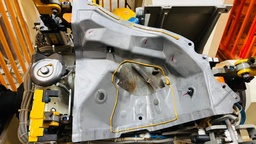
#> input picture WhatsApp Image 2026-10-13 at 19.11.31.jpeg, 256 x 144 px, shrunk from 1280 x 720 before the run
$ python generate_dataset.py
#> lines starting #> are read from the running program, lines starting #| are printed output that depends on the picture
"""
Synthetic Dataset Generator for Automotive Sealant Bead Inspection.
Creates photorealistic defect variations (Pass, Missing, Gaps, Misplaced)
using OpenCV inpainting and morphological defect injection.
"""

import os
import random
import cv2
import numpy as np


def apply_photometric_jitter(img):
    """Simulate industrial lighting shifts, slight glare, and sensor noise."""
    out = img.astype(np.float32)

    # Brightness & Contrast
    alpha = random.uniform(0.85, 1.15) # Contrast
    beta = random.uniform(-18.0, 18.0) # Brightness
    out = out * alpha + beta

    # Color balance jitter (minor Kelvin shift)
    for c in range(3):
        out[:, :, c] *= random.uniform(0.95, 1.05)

    out = np.clip(out, 0, 255).astype(np.uint8)

    # Sensor noise
    if random.random() > 0.4:
        noise = np.random.normal(0, random.uniform(1.5, 4.0), out.shape)
        out = np.clip(out.astype(np.float32) + noise, 0, 255).astype(np.uint8)

    # Slight camera defocus
    if random.random() > 0.5:
        ksize = random.choice([3, 5])
        out = cv2.GaussianBlur(out, (ksize, ksize), 0)

    return out


def apply_geometric_jitter(img, mask_paste=None, max_shift=6, max_rot=2.0):
    """Simulate minor fixture mechanical clamping tolerances."""
    h, w = img.shape[:2]
    angle = random.uniform(-max_rot, max_rot)
    tx = random.uniform(-max_shift, max_shift)
    ty = random.uniform(-max_shift, max_shift)

    M = cv2.getRotationMatrix2D((w / 2, h / 2), angle, 1.0)
    M[0, 2] += tx
    M[1, 2] += ty

    img_warped = cv2.warpAffine(img, M, (w, h), borderMode=cv2.BORDER_REFLECT_101)
    if mask_paste is not None:
        mask_warped = cv2.warpAffine(mask_paste, M, (w, h), borderMode=cv2.BORDER_CONSTANT, borderValue=0)
        return img_warped, mask_warped
    return img_warped


def blend_paste_on_metal(bare_metal, golden_img, paste_mask):
    """Blends genuine yellow paste texture onto bare metal using the specified paste mask."""
    result = bare_metal.copy()
    result[paste_mask > 0] = golden_img[paste_mask > 0]
    return result


def create_gap_defect(paste_mask, num_gaps=2, gap_size=40):
    """Punch gaps / breaks along the bead path."""
    out_mask = paste_mask.copy()
    ys, xs = np.where(paste_mask > 0)
    if len(ys) == 0:
        return out_mask

    for _ in range(num_gaps):
        idx = random.randint(0, len(ys) - 1)
        cy, cx = ys[idx], xs[idx]
        cv2.circle(out_mask, (cx, cy), gap_size, 0, -1)

    return out_mask


def create_misplaced_defect(bare_metal, golden_img, paste_mask, zone="random"):
    """Shifts or warps beads outside the nominal stamped groove."""
    h, w = paste_mask.shape[:2]
    misplaced_mask = np.zeros_like(paste_mask)

    # Pick shift direction
    shift_x = random.choice([-1, 1]) * random.randint(25, 45)
    shift_y = random.choice([-1, 1]) * random.randint(20, 40)

    M = np.float32([[1, 0, shift_x], [0, 1, shift_y]])
    shifted_mask = cv2.warpAffine(paste_mask, M, (w, h), borderMode=cv2.BORDER_CONSTANT, borderValue=0)

    # Paste the shifted bead
    result = bare_metal.copy()
    # Sample bead color/texture
    shifted_pixels = cv2.warpAffine(golden_img, M, (w, h), borderMode=cv2.BORDER_REFLECT)
    result[shifted_mask > 0] = shifted_pixels[shifted_mask > 0]

    return result


def generate_dataset(base_dir=None, num_train_per_class=40, num_val_per_class=10):
#> called with num_train_per_class = 40, num_val_per_class = 10
    if base_dir is None:
        base_dir = os.path.dirname(os.path.abspath(__file__))

    golden_img = cv2.imread(os.path.join(base_dir, 'WhatsApp Image 2026-10-13 at 19.11.31.jpeg'))
#> golden_img is the input picture: shape (144, 256, 3); mean B, G, R 100.3, 119.9, 136.3
    bare_metal = cv2.imread(os.path.join(base_dir, 'golden_bare_metal.jpg'))
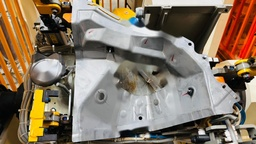
#> input picture golden_bare_metal.jpg, 256 x 144 px, shrunk from 1280 x 720 before the run
#> bare_metal is the input picture: shape (144, 256, 3); mean B, G, R 100.2, 118.8, 134.7
    golden_all = cv2.imread(os.path.join(base_dir, 'golden_mask.png'), cv2.IMREAD_GRAYSCALE)
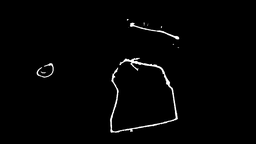
#> input picture golden_mask.png, 256 x 144 px, shrunk from 1280 x 720 before the run
#> golden_all is the input picture: shape (144, 256); min 0, max 255, mean 3.9
    golden_cup = cv2.imread(os.path.join(base_dir, 'golden_cup_mask.png'), cv2.IMREAD_GRAYSCALE)
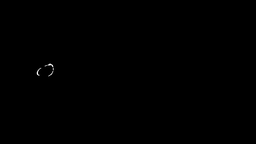
#> input picture golden_cup_mask.png, 256 x 144 px, shrunk from 1280 x 720 before the run
#> golden_cup is the input picture: shape (144, 256); min 0, max 255, mean 0.2
    golden_flange = cv2.imread(os.path.join(base_dir, 'golden_flange_mask.png'), cv2.IMREAD_GRAYSCALE)
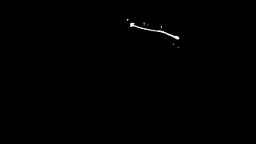
#> input picture golden_flange_mask.png, 256 x 144 px, shrunk from 1280 x 720 before the run
#> golden_flange is the input picture: shape (144, 256); min 0, max 255, mean 0.6
    golden_cutout = cv2.imread(os.path.join(base_dir, 'golden_cutout_mask.png'), cv2.IMREAD_GRAYSCALE)
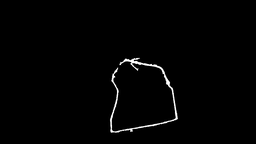
#> input picture golden_cutout_mask.png, 256 x 144 px, shrunk from 1280 x 720 before the run
#> golden_cutout is the input picture: shape (144, 256); min 0, max 255, mean 2.9

    classes = ["PASS_CORRECT", "FAIL_MISSING", "FAIL_GAP_DEFECT", "FAIL_MISPLACED"]
    dataset_dir = os.path.join(base_dir, 'dataset')
    test_samples_dir = os.path.join(base_dir, 'test_samples')

    for split in ['train', 'val']:
        for cls_name in classes:
            os.makedirs(os.path.join(dataset_dir, split, cls_name), exist_ok=True)
    os.makedirs(test_samples_dir, exist_ok=True)

    print("Generating training and validation datasets...")

    for split, count in [('train', num_train_per_class), ('val', num_val_per_class)]:
        for i in range(count):
            # 1. PASS_CORRECT
            mask_p = golden_all.copy()
            if random.random() > 0.5:
                # Slight width variation
                k = cv2.getStructuringElement(cv2.MORPH_ELLIPSE, (3, 3))
                mask_p = cv2.dilate(mask_p, k) if random.random() > 0.5 else cv2.erode(mask_p, k)
            img_pass = blend_paste_on_metal(bare_metal, golden_img, mask_p)
            img_pass = apply_geometric_jitter(img_pass)
            img_pass = apply_photometric_jitter(img_pass)
            cv2.imwrite(os.path.join(dataset_dir, split, "PASS_CORRECT", f"pass_{i:04d}.jpg"), img_pass)

            # 2. FAIL_MISSING
            missing_mode = random.choice(["all", "cup", "flange", "cutout", "cup_flange"])
            if missing_mode == "all":
                mask_m = np.zeros_like(golden_all)
            elif missing_mode == "cup":
                mask_m = golden_flange | golden_cutout
            elif missing_mode == "flange":
                mask_m = golden_cup | golden_cutout
            elif missing_mode == "cutout":
                mask_m = golden_cup | golden_flange
            else:
                mask_m = golden_cutout

            img_missing = blend_paste_on_metal(bare_metal, golden_img, mask_m)
            img_missing = apply_geometric_jitter(img_missing)
            img_missing = apply_photometric_jitter(img_missing)
            cv2.imwrite(os.path.join(dataset_dir, split, "FAIL_MISSING", f"missing_{i:04d}.jpg"), img_missing)

            # 3. FAIL_GAP_DEFECT
            target_mask = random.choice([golden_cutout, golden_flange, golden_all])
            gapped = create_gap_defect(target_mask, num_gaps=random.randint(1, 3), gap_size=random.randint(25, 45))
            full_gap_mask = (golden_all & ~target_mask) | gapped
            img_gap = blend_paste_on_metal(bare_metal, golden_img, full_gap_mask)
            img_gap = apply_geometric_jitter(img_gap)
            img_gap = apply_photometric_jitter(img_gap)
            cv2.imwrite(os.path.join(dataset_dir, split, "FAIL_GAP_DEFECT", f"gap_{i:04d}.jpg"), img_gap)

            # 4. FAIL_MISPLACED
            misplace_target = random.choice([golden_cutout, golden_flange, golden_all])
            img_misplaced = create_misplaced_defect(bare_metal, golden_img, misplace_target)
            img_misplaced = apply_photometric_jitter(img_misplaced)
            cv2.imwrite(os.path.join(dataset_dir, split, "FAIL_MISPLACED", f"misplaced_{i:04d}.jpg"), img_misplaced)
#> this loop made 2 passes
#> pass 1, in apply_geometric_jitter, `img_warped = cv2.warpAffine(img, M, (w, h), borderMode=cv2.BORDER_REFL..`:
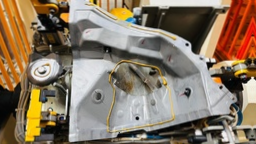
#> img_warped: shape (144, 256, 3); mean B, G, R 101, 120.5, 137.2

    # Generate dedicated demo showcase test cases
    print("Generating dedicated test samples for dashboard demo...")
    # Sample 1: Perfect Golden Pass
    cv2.imwrite(os.path.join(test_samples_dir, "01_PASS_Golden_Nominal.jpg"), golden_img)

    # Sample 2: Complete Paste Missing
    cv2.imwrite(os.path.join(test_samples_dir, "02_FAIL_Missing_All_Paste.jpg"), bare_metal)

    # Sample 3: Missing Cup Bead
    mask_no_cup = golden_flange | golden_cutout
    cv2.imwrite(os.path.join(test_samples_dir, "03_FAIL_Missing_Cup_Bead.jpg"), blend_paste_on_metal(bare_metal, golden_img, mask_no_cup))

    # Sample 4: Missing Flange Bead
    mask_no_flange = golden_cup | golden_cutout
    cv2.imwrite(os.path.join(test_samples_dir, "04_FAIL_Missing_Flange_Bead.jpg"), blend_paste_on_metal(bare_metal, golden_img, mask_no_flange))

    # Sample 5: Cutout Gap Defect (Nozzle Clog)
    cutout_gap = create_gap_defect(golden_cutout, num_gaps=2, gap_size=35)
    mask_gap = golden_cup | golden_flange | cutout_gap
    cv2.imwrite(os.path.join(test_samples_dir, "05_FAIL_Cutout_Gap_Defect.jpg"), blend_paste_on_metal(bare_metal, golden_img, mask_gap))

    # Sample 6: Misplaced Flange Bead
    flange_misplaced = create_misplaced_defect(bare_metal, golden_img, golden_flange)
    mask_ok = golden_cup | golden_cutout
    flange_misplaced[mask_ok > 0] = golden_img[mask_ok > 0]
#> flange_misplaced: shape (144, 256, 3); mean B, G, R 99.8, 119.2, 135.5
    cv2.imwrite(os.path.join(test_samples_dir, "06_FAIL_Misplaced_Flange_Bead.jpg"), flange_misplaced)

    # Sample 7: Misplaced Cutout Loop Bead
    cutout_misplaced = create_misplaced_defect(bare_metal, golden_img, golden_cutout)
    mask_ok2 = golden_cup | golden_flange
    cutout_misplaced[mask_ok2 > 0] = golden_img[mask_ok2 > 0]
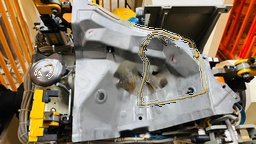
#> cutout_misplaced: shape (144, 256, 3); mean B, G, R 99.6, 119, 135.4
    cv2.imwrite(os.path.join(test_samples_dir, "07_FAIL_Misplaced_Cutout_Loop.jpg"), cutout_misplaced)

    print(f"Dataset successfully created in {dataset_dir}!")
#| Dataset successfully created in dataset!
    print(f"Test samples created in {test_samples_dir}!")


if __name__ == '__main__':
    generate_dataset()
